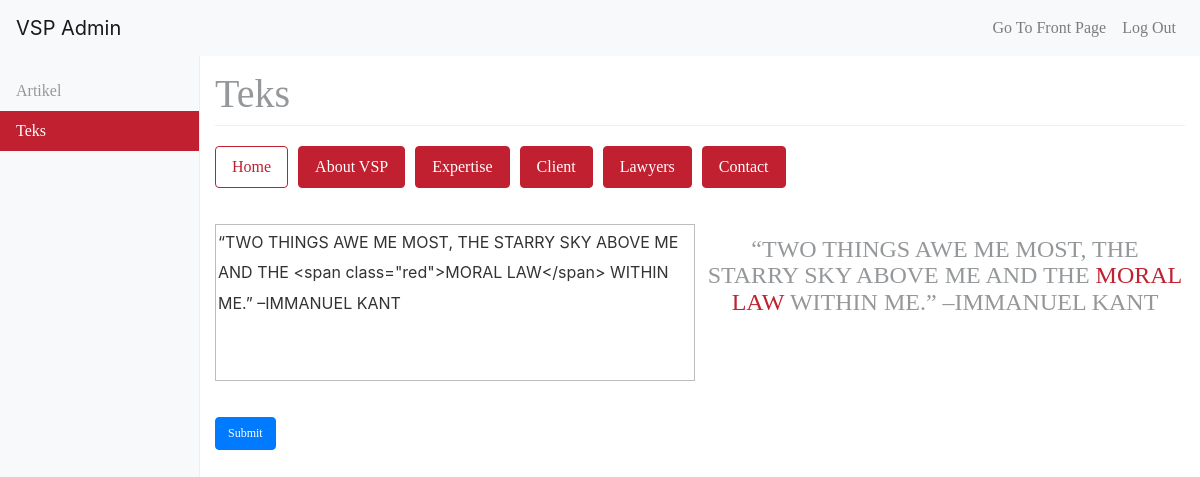
/admin/admin_texts.php (signed in), run on the app's committed database.
### tables this page shows
CREATE TABLE `teks` (
  `id` varchar(11) NOT NULL,
  `teks` text NOT NULL,
  `lokasi` varchar(20) NOT NULL
);

### admin/admin_texts.php (the view, shortened to what this page needs)
<?php
include ("../session.php");
$index = "select * from teks where id like 'index%'";
$result_index = mysqli_query($db, $index);
?>
<!DOCTYPE html>
<html lang="en">
<head>
    <link rel="stylesheet" href="../assets/css/bootstrap.min.css">
    <link rel="stylesheet" href="../assets/css/style.css">
    <link rel="stylesheet" href="../assets/css/admin.css">
</head>
<body>
    <header>
      <nav class="navbar navbar-expand-md navbar-light fixed-top bg-light">
        <a class="navbar-brand" href="#">VSP Admin</a>
        <div class="collapse navbar-collapse" id="navbarsExampleDefault">
          <ul class="navbar-nav ml-auto">
              <li class="nav-item">
                  <a href="../index.php" class="nav-link">Go To Front Page</a>
              </li>
            <li class="nav-item">
              <a class="nav-link" href="logout.php">Log Out</a>
            </li>
          </ul>
        </div>
      </nav>
    </header>
    <div class="container-fluid">
      <div class="row">
        <nav class="col-sm-3 col-md-2 d-none d-sm-block bg-light sidebar">
          <ul class="nav nav-pills flex-column">
            <li class="nav-item">
              <a class="nav-link" href="admin_artikel.php">Artikel</a>
            </li>
            <li class="nav-item">
              <a class="nav-link active" href="admin_texts.php">Teks</a>
            </li>
          </ul>
        </nav>
        <main role="main" class="col-sm-9 ml-sm-auto col-md-10 pt-3">
          <h1>Teks</h1>
            <nav class="nav nav-pills" id="myTab" role="tablist">
                <a class="nav-item nav-link active" id="nav-home-tab" data-toggle="tab" href="#nav-home" role="tab"
                   aria-controls="nav-home" aria-selected="true">Home</a>
                <a class="nav-item nav-link" id="nav-about-tab" data-toggle="tab" href="#nav-about" role="tab"
                   aria-controls="nav-about" aria-selected="false">About VSP</a>
                <a class="nav-item nav-link" id="nav-expertise-tab" data-toggle="tab" href="#nav-expertise" role="tab"
                   aria-controls="nav-expertise" aria-selected="false">Expertise</a>
                <a class="nav-item nav-link" id="nav-client-tab" data-toggle="tab" href="#nav-client" role="tab"
                   aria-controls="nav-client" aria-selected="false">Client</a>
                <a class="nav-item nav-link" id="nav-lawyers-tab" data-toggle="tab" href="#nav-lawyers" role="tab"
                   aria-controls="nav-lawyers" aria-selected="false">Lawyers</a>
                <a class="nav-item nav-link" id="nav-contact-tab" data-toggle="tab" href="#nav-contact" role="tab"
                   aria-controls="nav-contact" aria-selected="false">Contact</a>
            </nav>
                <div class="tab-content flex-column" id="nav-tabContent">
                    <div class="tab-pane fade show active" id="nav-home" role="tabpanel" aria-labelledby="nav-home-tab">
                        <form action="edit_texts_execute.php" method="post">
                            <form action="edit_texts_execute.php" method="post">
                                <?php while ($row = mysqli_fetch_assoc($result_index)) { ?>
                                    <div class="form-row">
                                        <div class="col-6">
                                            <div class="form-group">
                                                <textarea name="text" cols="100" rows="5" style="border: 1px solid #bdbdbd"><?php echo $row['teks'] ?></textarea>
                                            </div>
                                        </div>
                                        <div class="col-6">
                                            <h4 class="text-center pt-5"><?php echo $row['teks'] ?></h4>
                                        </div>
                                    </div>
                                <?php } ?>
                                <button type="submit" name="index" class="btn btn-primary">Submit</button>
                            </form>
                        </form>
                    </div>
                </div>
        </main>
      </div>
    </div>
</body>
</html>

### assets/css/style.css (style rules this page uses)
body { margin: 0; padding: 0; color: #95989A; font-smooth: always; -webkit-font-smoothing: antialiased; -moz-osx-font-smoothing: grayscale; }
h1, h2, h3, h4, h5, .nav-link { font-family: Klavika-Regular; }
.btn { font-family: Klavika-Bold; font-size: 12px; }
.navbar { background: #fff; }
.red { color: #C0202F; font-family: Klavika-Bold; }
.form-radio, .form-group { position: relative; margin-top: 2.25rem; margin-bottom: 2.25rem; }
.form-group textarea { resize: none; }
.form-group input, .form-group textarea { display: block; background: none; padding: 0.125rem 0.125rem 0.0625rem; font-size: 1rem; border-width: 0; border-color: transparent; line-height: 1.9; width: 100%; color: transparent; -webkit-transition: all 0.28s ease; transition: all 0.28s ease; box-shadow: none; }
.form-group select, .form-group input:focus, .form-group input:valid, .form-group input.form-file, .form-group input.has-value, .form-group textarea:focus, .form-group textarea:valid, .form-group textarea.form-file, .form-group textarea.has-value { color: #333; }

### assets/css/admin.css (style rules this page uses)
body { padding: 3.5rem 0; }
h1 { padding-bottom: 9px; margin-bottom: 20px; border-bottom: 1px solid #eee; }
.sidebar { position: fixed; top: 51px; bottom: 0; left: 0; z-index: 1000; padding: 20px 0; overflow-x: hidden; overflow-y: auto; border-right: 1px solid #eee; }
.sidebar .nav { margin-bottom: 20px; }
.sidebar .nav-item { width: 100%; }
.sidebar .nav-item + .nav-item { margin-left: 0; }
.sidebar .nav-link { border-radius: 0; color: #95989A; }
.sidebar .nav-link.active { background-color: #C0202F; }

### admin/admin_texts.php (style rules this page uses)
#myTab .nav-item { color: #fff; background: #C0202F; border: 1px solid #C0202F; margin-right: 10px; }
#myTab .nav-item:hover, #myTab .nav-item.active { color: #C0202F; background: #fff; border: 1px solid #C0202F; }
input, textarea { border: 5px solid #000; }

### data on the page
teks: text "“TWO THINGS AWE ME MOST, THE STARRY SKY ABOVE ME AND THE <span class=\"red\">MORAL LAW</span> WITHIN ME.” –IMMANUEL KANT", teks "“TWO THINGS AWE ME MOST, THE STARRY SKY ABOVE ME AND THE MORAL LAW WITHIN ME.” –IMMANUEL KANT"
